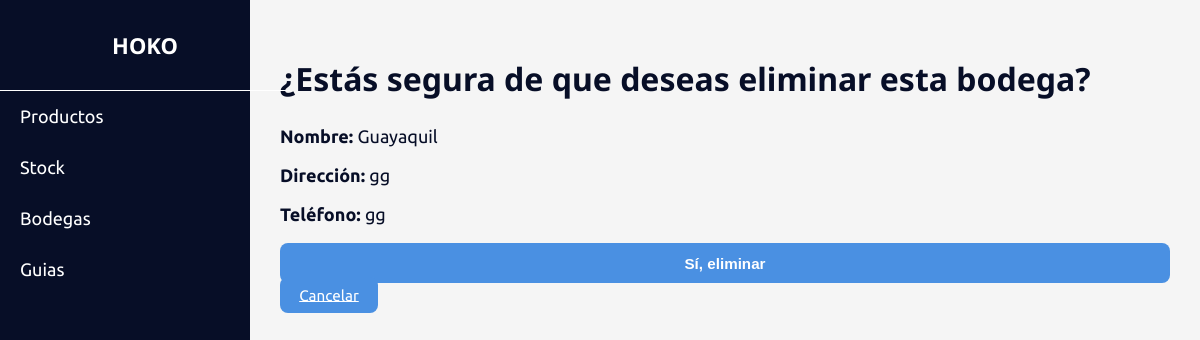
The page /bodegas/eliminar/1/ on the database as committed earlier.
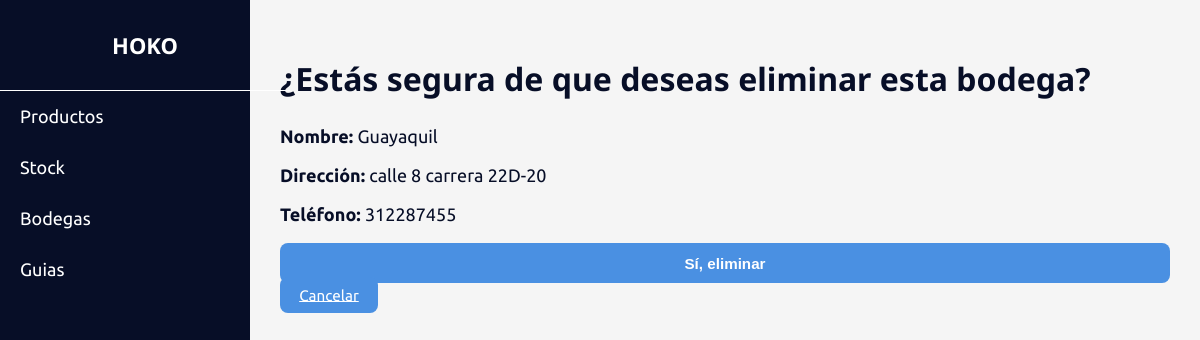
The same page on the database as committed later.
### envios/models.py (models this page shows, shortened)
class Bodega(models.Model):
    nombre = models.CharField(max_length=100)
    direccion = models.CharField(max_length=200, blank=True, null=True)
    telefono = models.CharField(max_length=20, blank=True, null=True)

### envios/views.py (the view)
# urls.py: path('bodegas/eliminar/<int:id>/', views.eliminar_bodega, name='eliminar_bodega'),
def eliminar_bodega(request, id):
    bodega = get_object_or_404(Bodega, id=id)
    if request.method == 'POST':
        bodega.delete()
        return redirect('listar_bodegas')
    return render(request, 'bodegas/eliminar_bodega.html', {'bodega': bodega})

### templates/bodegas/eliminar_bodega.html (shortened to what this page needs)
{% extends 'base.html' %}
{% block content %}
  <h2>¿Estás segura de que deseas eliminar esta bodega?</h2>
  <p><strong>Nombre:</strong> {{ bodega.nombre }}</p>
  <p><strong>Dirección:</strong> {{ bodega.direccion }}</p>
  <p><strong>Teléfono:</strong> {{ bodega.telefono }}</p>
  <form method="POST">
    <button type="submit" class="btn btn-danger">Sí, eliminar</button>
    <a href="{% url 'listar_bodegas' %}" class="btn btn-secondary">Cancelar</a>
  </form>
{% endblock %}

Rows that differ between the two databases and show on the page:
changed Bodega "Guayaquil": direccion "gg" → "calle 8 carrera 22D-20"; telefono "gg" → "312287455"
